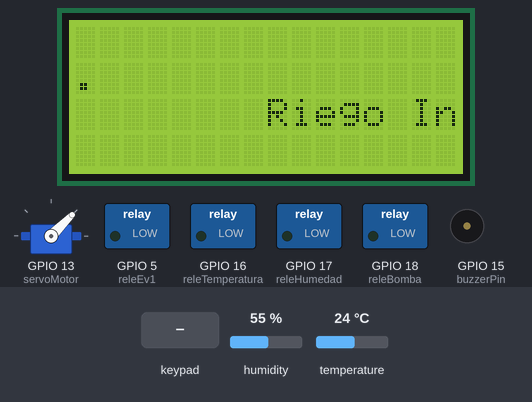
Bench run of a program on a simulated ESP32. Parts: 16×4 character LCD, servo, switched loads named in the program (green lamp = pin HIGH), buzzer (waves = sounding, pin HIGH). The test bench sets the inputs (shaded band); at power-on: humidity 55 %, temperature 24 °C. What the program prints to the serial monitor is not drawn.

Above: at 2.7 s.
2.8 s: keypad keys 1 4 2 7 2 6 2 5 pressed 0.4 s apart
At 6.2 s:
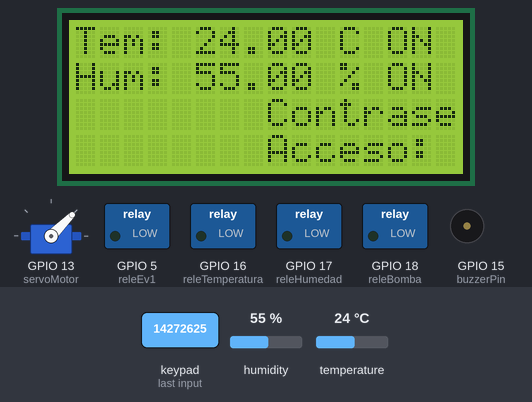
7.5 s: humidity set to 59 %
At 10.6 s:
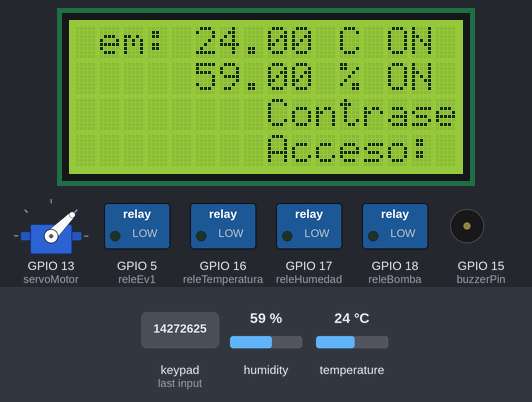
10.9 s: humidity set to 62 %
At 12.6 s:
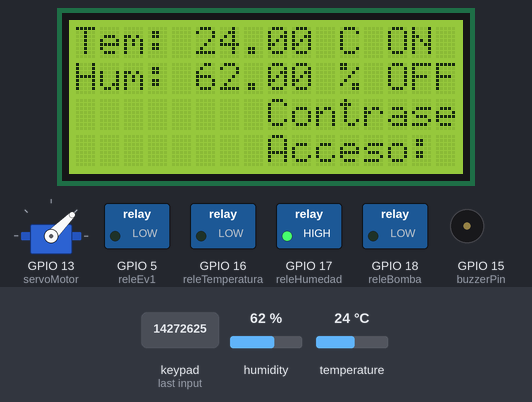
16.9 s: keypad keys 1 1 1 1 # pressed 0.4 s apart
At 18.9 s:
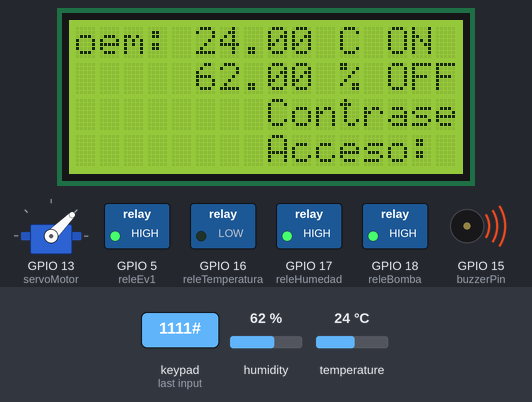
20.4 s: temperature set to 23.3 °C
At 23.2 s:
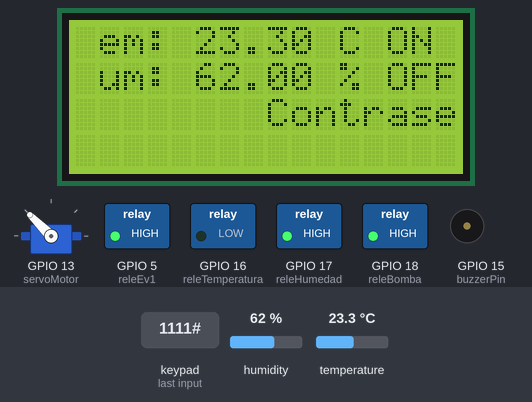
25.5 s: temperature set to 22.1 °C
At 27.1 s:
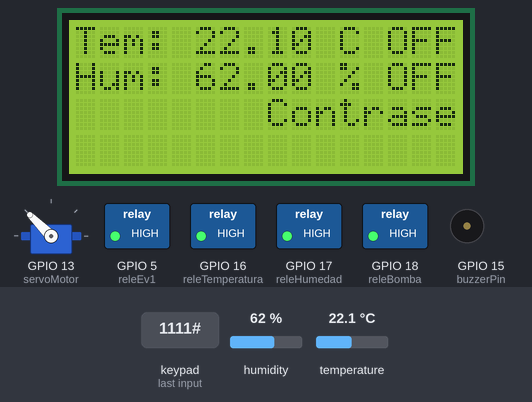
Timing chart, 0 to 37.2 s (numbered marks = the images above; inputs shaded):
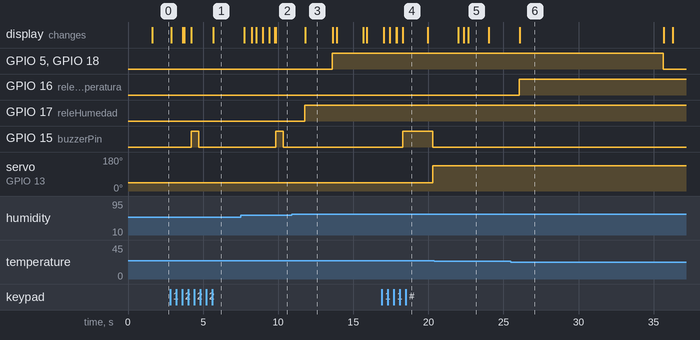

The program:

main.cpp
```cpp
#include <DHT.h>
#include <Arduino.h>
#include <LiquidCrystal_PCF8574.h>
#include <Wire.h>
#include <Keypad.h>
#include <ESP32Servo.h>
#include "UbidotsEsp32Mqtt.h"

const char *UBIDOTS_TOKEN = "BBUS-sMYmaOkapJYhZFttPUdypw4ALFAVsc";  // Put here your Ubidots TOKEN
const char *WIFI_SSID = "NETLIFE-WTORRES";      // Put here your Wi-Fi SSID
const char *WIFI_PASS = "0000110300065";      // Put here your Wi-Fi password
const char *DEVICE_LABEL = "INVERNADERO";   // Put here your Device label to which data  will be published
const char *VARIABLE_LABEL1 = "Temperatura"; // Put here your Variable label to which data  will be published
const char *VARIABLE_LABEL2 = "Humedad"; // Put here your Variable label to which data  will be published
const char *VARIABLE_LABEL3 = "releBomba"; // Put here your Variable label to which data  will be published
const char *VARIABLE_LABEL4 = "releTemperatura"; // Put here your Variable label to which data  will be published
const char *VARIABLE_LABEL5 = "Acceso"; // Put here your Variable label to which data  will be published
const char *VARIABLE_LABEL6 = "releHumedad"; // Put here your Variable label to which data  will be published

Ubidots ubidots(UBIDOTS_TOKEN);

#define DHTPIN 2 // Pin de datos del DHT22 conectado a PD2
#define DHTTYPE DHT22

LiquidCrystal_PCF8574 lcd(0x27); // Dirección I2C 0x27
const int releTemperatura = 16;
const int releHumedad = 17;
const int releEv1 = 5;
const int releBomba = 18;

DHT dht(DHTPIN, DHTTYPE);
const float tempMinima = 23.00;
const float tempMaxima = 23.50;
const float humMinima = 55.0;
const float humMaxima = 60.0;

// Keypad
const byte FILAS = 4;
const byte COLUMNAS = 4;
char teclas[FILAS][COLUMNAS] = {
  {'1', '2', '3', 'A'},
  {'4', '5', '6', 'B'},
  {'7', '8', '9', 'C'},
  {'*', '0', '#', 'D'}
};
byte pinesFilas[FILAS] = {14, 27, 26, 25};
byte pinesColumnas[COLUMNAS] = {33, 32, 23, 19};

Keypad teclado = Keypad(makeKeymap(teclas), pinesFilas, pinesColumnas, FILAS, COLUMNAS);
const char contrasenaCorrecta[] = "1111";
char contrasenaIngresada[5];
int indiceContrasena = 0;
bool accesoConcedido = false;

Servo servoMotor;
const int buzzerPin = 15;

unsigned long previousMillis = 0;
const long interval = 2000; // Intervalo para la lectura del sensor (2 segundos)

void ingreso(){
  // Leer el teclado
  char teclaPresionada = teclado.getKey();
  if (teclaPresionada) {
    contrasenaIngresada[indiceContrasena] = teclaPresionada;
    indiceContrasena++;
    Serial.print("*");
    lcd.setCursor(0, 2);
    lcd.print("    Contrasena: ");
    for (int i = 0; i < indiceContrasena; i++) {
      lcd.print("*");
    }
    lcd.print("    ");
    if (indiceContrasena == 4) {
      contrasenaIngresada[4] = '\0';
      lcd.setCursor(0, 3);
      if (strcmp(contrasenaIngresada, contrasenaCorrecta) == 0) {
        Serial.println("ACCESO: CONCEDIDO");
        accesoConcedido=true;
        lcd.print("    Acceso: Concedido");
        if (accesoConcedido==true){
          digitalWrite(buzzerPin, HIGH);
          delay(2000);
          digitalWrite(buzzerPin, LOW);
          servoMotor.write(135);}
      } else {
        Serial.println("ACCESO: DENEGADO");
        lcd.print("    Acceso: Denegado ");
        accesoConcedido=false;
        if (accesoConcedido==false){
          digitalWrite(buzzerPin, HIGH);
          delay(500);
          digitalWrite(buzzerPin, LOW);
          servoMotor.write(45);
          delay(1500);}
      }
      delay(2000);
      lcd.setCursor(0, 2);
      lcd.print("                     ");
      lcd.setCursor(0, 3);
      lcd.print("                     ");
      indiceContrasena = 0;
      memset(contrasenaIngresada, 0, sizeof(contrasenaIngresada));
    }
  }
}

void leersensor(){
  unsigned long currentMillis = millis();
  if (currentMillis - previousMillis >= interval) {
    previousMillis = currentMillis;

    float h = dht.readHumidity();
    float t = dht.readTemperature();

    if (isnan(h) || isnan(t)) {
      Serial.println(F("Error al leer el sensor DHT!"));
      lcd.setCursor(0, 0);
      lcd.print("Error en lectura");
    } else {
      Serial.print("Evaluando relés: t=");
      Serial.print(t);
      Serial.print(", h=");
      Serial.println(h);

      if (t < tempMinima) {
        digitalWrite(releTemperatura, HIGH);
      } else if (t > tempMaxima) {
        digitalWrite(releTemperatura, LOW);
      }
      Serial.print("Estado relé temperatura: ");
      Serial.println(digitalRead(releTemperatura));

      if (h < humMinima) {
        digitalWrite(releHumedad, LOW);
      } else if (h > humMaxima) {
        digitalWrite(releHumedad, HIGH);
      }
      Serial.print("Estado relé humedad: ");
      Serial.println(digitalRead(releHumedad));

      lcd.setCursor(0, 0);
      lcd.print("Tem: ");
      lcd.print(t);
      if (digitalRead(releTemperatura) == LOW) {
          lcd.print(" C ON ");
      } else {
          lcd.print(" C OFF");
      }

      lcd.setCursor(0, 1);
      lcd.print("Hum: ");
      lcd.print(h);
      if (digitalRead(releHumedad) == LOW) {
          lcd.print(" %");
          lcd.print(" ON ");
      } else {
          lcd.print(" %");
          lcd.print(" OFF");
    }
  }
  }
}

void callback(char *topic, byte *payload, unsigned int length){
  Serial.print("Message arrived[");
  Serial.print(topic);
  Serial.print("]");
  for (int i = 0; i < length; i++) {
    Serial.print((char)payload[i]);
  }
  Serial.println();
}

void TareaIngreso(void *pvParameters) {
    for (;;) {
        ingreso();
        vTaskDelay(pdMS_TO_TICKS(100));
    }
}

void TareaLeerSensor(void *pvParameters) {
    for (;;) {
        leersensor();
        vTaskDelay(pdMS_TO_TICKS(interval));
    }
}

void TareaRiego(void *pvParameters) {
    pinMode(releBomba, OUTPUT);
    pinMode(releEv1, OUTPUT);

    for (;;) {
        digitalWrite(releBomba, LOW);
        digitalWrite(releEv1, LOW);

        lcd.setCursor(0, 2);
        lcd.print("    Riego Iniciado...");
        vTaskDelay(pdMS_TO_TICKS(2000));
        lcd.setCursor(0, 2);
        lcd.print("                      ");

        vTaskDelay(pdMS_TO_TICKS(10000));

        digitalWrite(releBomba, HIGH);
        digitalWrite(releEv1, HIGH);

        lcd.setCursor(0, 2);
        lcd.print("    Riego Finalizado...");
        vTaskDelay(pdMS_TO_TICKS(2000));
        lcd.setCursor(0, 2);
        lcd.print("                       ");

        vTaskDelay(pdMS_TO_TICKS(20000));
    }
}

void TareaEnviarUbidots(void *pvParameters) {
    for (;;) {
        if (!ubidots.connected()) {
            Serial.println("Intentando reconectar a Ubidots...");
            ubidots.reconnect();
        }

        float temp = dht.readTemperature();
        float hum = dht.readHumidity();
        bool releBombaEstado = digitalRead(releBomba) == LOW;
        bool releTempEstado = digitalRead(releTemperatura) == LOW;
        bool releHumedadEstado = digitalRead(releHumedad)==LOW;


        if (!isnan(temp) && !isnan(hum)) {
            Serial.println("Enviando datos a Ubidots...");
            Serial.print("Temperatura: "); Serial.println(temp);
            Serial.print("Humedad: "); Serial.println(hum);
            Serial.print("Estado Bomba: "); Serial.println(releBombaEstado);
            Serial.print("Estado Refrigeración: "); Serial.println(releTempEstado);
            Serial.print("Estado EV: "); Serial.println(releHumedadEstado);
            Serial.print("Acceso: "); Serial.println(accesoConcedido);

            ubidots.add(VARIABLE_LABEL1, temp);
            ubidots.add(VARIABLE_LABEL2, hum);
            ubidots.add(VARIABLE_LABEL3, releBombaEstado);
            ubidots.add(VARIABLE_LABEL4, releTempEstado);
            ubidots.add(VARIABLE_LABEL5, accesoConcedido);
            ubidots.add(VARIABLE_LABEL6, releHumedadEstado);
            ubidots.publish(DEVICE_LABEL);
        } else {
            Serial.println("Lectura de sensores fallida, no se enviaron datos.");
        }

        vTaskDelay(pdMS_TO_TICKS(5000)); // Enviar datos cada 10 segundos
    }
}


void setup() {
  Wire.begin(21, 22);
  lcd.begin(16, 4);
  lcd.setBacklight(255);
  lcd.clear();
  dht.begin();
  Serial.begin(115200);
  servoMotor.attach(13);
  servoMotor.write(45);
  pinMode(buzzerPin, OUTPUT);
  pinMode(releTemperatura, OUTPUT);
  pinMode(releHumedad, OUTPUT);

  ubidots.connectToWifi(WIFI_SSID, WIFI_PASS);
  ubidots.setCallback(callback);
  ubidots.setup();
  ubidots.reconnect();

  xTaskCreate(TareaLeerSensor, "TareaLeerSensor", 2048, NULL, 1, NULL);
  xTaskCreate(TareaIngreso, "TareaIngreso", 2048, NULL, 1, NULL);
  xTaskCreate(TareaRiego, "TareaRiego", 2048, NULL, 1, NULL);
  xTaskCreate(TareaEnviarUbidots, "TareaEnviarUbidots", 4096, NULL, 1, NULL);
}

void loop() {
  vTaskDelete(NULL);
}
```

Measured:
- the behaviour switches between 60 and 61 % on humidity (found by bisection; images 2 and 3)
- the behaviour switches between 23 and 22.9 °C on temperature (found by bisection; images 5 and 6)
- after the input at 2.8 s, GPIO 15 (buzzerPin): LOW → HIGH after 1.4 s, → LOW 0.50 s later; the display: first changes after 0.10 s (image 1 shows a later state)
- after the input at 10.9 s, GPIO 17 (releHumedad): LOW → HIGH after 0.87 s; the display: changes after 0.90 s (image 3)
- after the input at 16.9 s, GPIO 15 (buzzerPin): LOW → HIGH after 1.4 s, → LOW 2.0 s later; servo on GPIO 13 (servoMotor): 45° → 135° after 3.4 s; the display: first changes after 0.12 s (image 4 shows a later state)
- after the input at 25.5 s, GPIO 16 (releTemperatura): LOW → HIGH after 0.54 s; the display: changes after 0.57 s (image 6)
- what the display in image 3 shows lasts 1.8 s, from 11.8 s to 13.6 s
